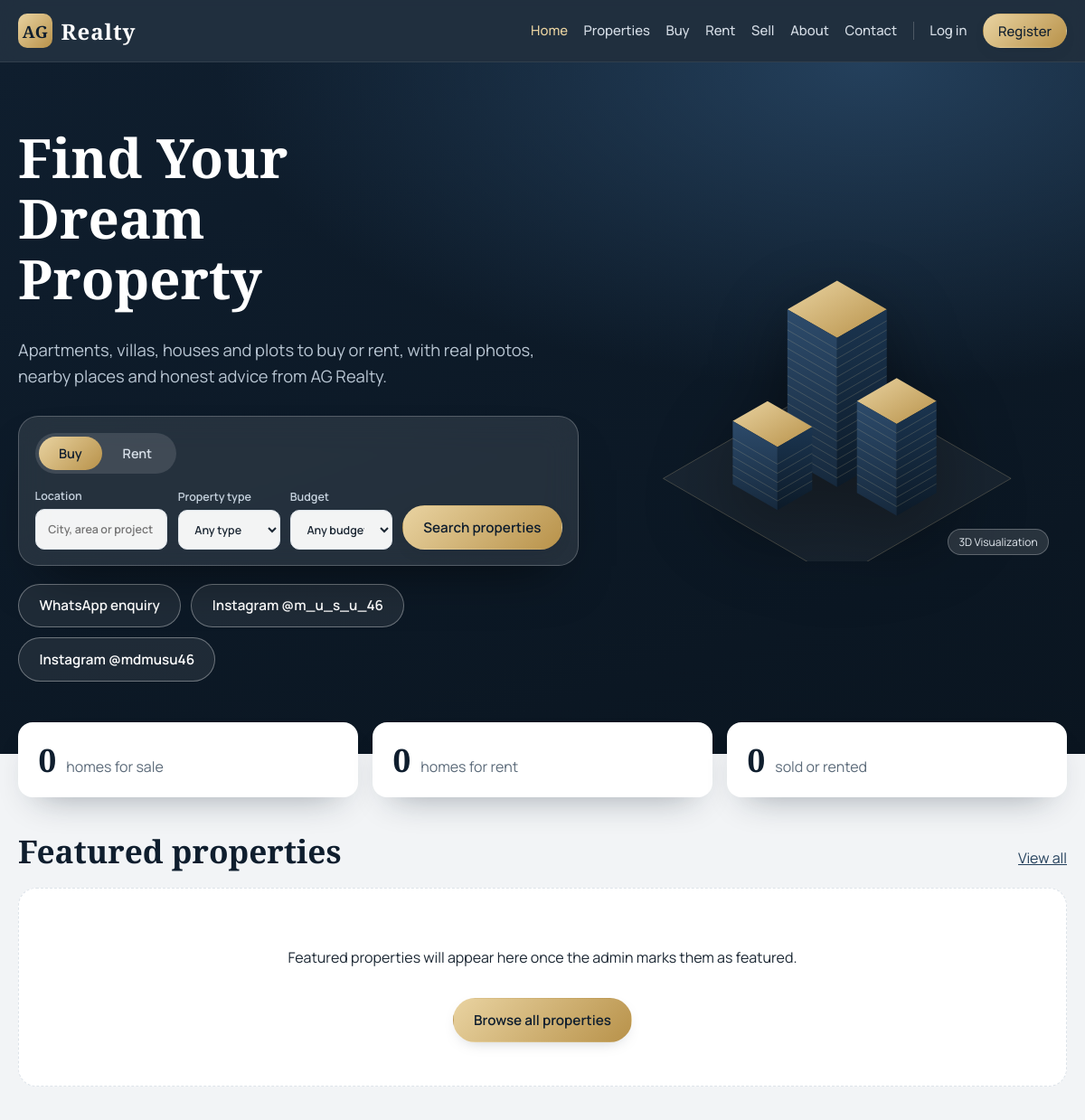
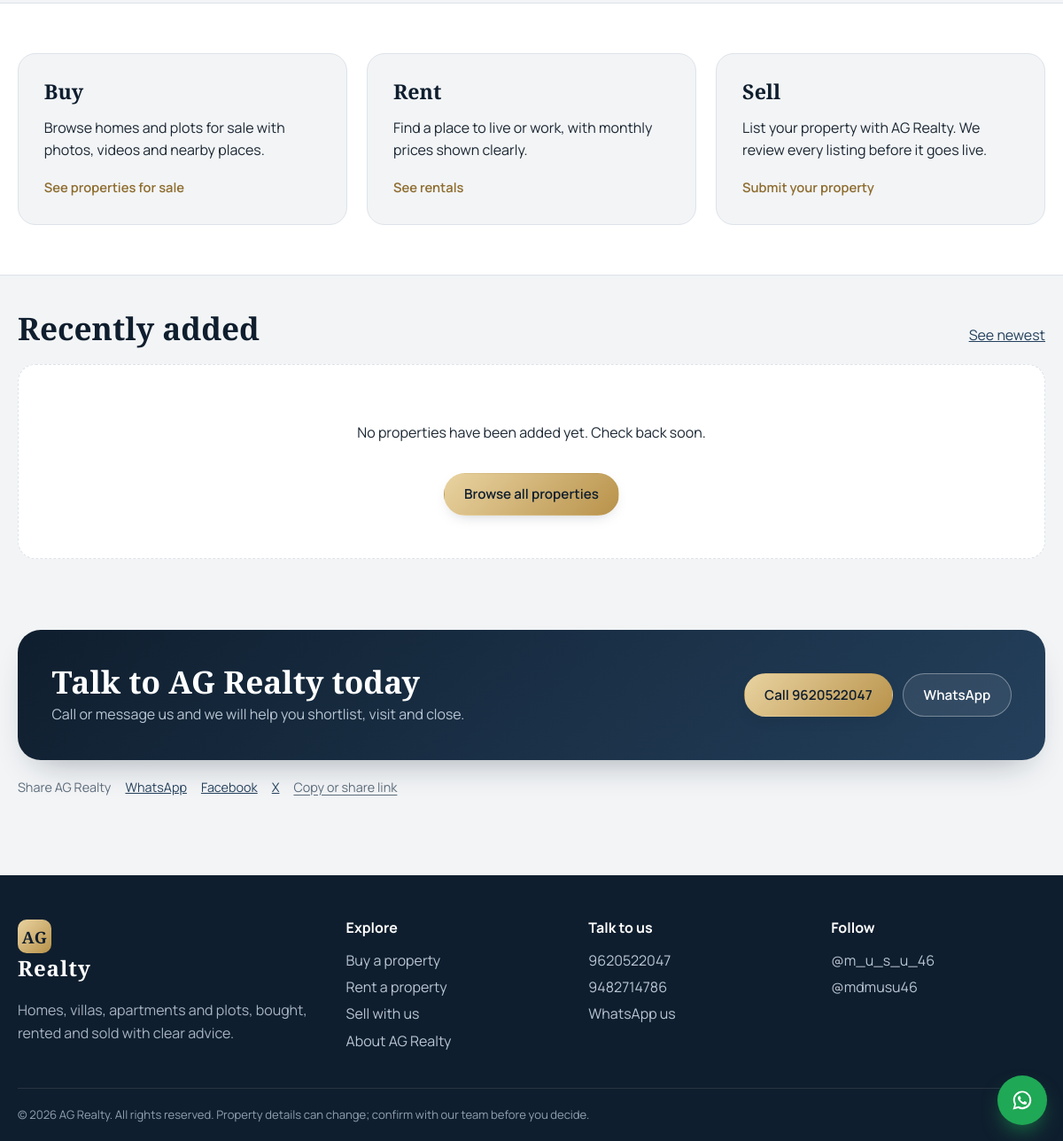
The page / on the database its author committed (2 pictures, top to bottom).
### tables this page shows
CREATE TABLE social_links (
  id INTEGER PRIMARY KEY AUTOINCREMENT,
  platform TEXT NOT NULL,
  label TEXT NOT NULL,
  url TEXT NOT NULL DEFAULT '',
  active INTEGER NOT NULL DEFAULT 1,
  sort_order INTEGER NOT NULL DEFAULT 0
);

CREATE TABLE settings (
  key TEXT PRIMARY KEY,
  value TEXT NOT NULL DEFAULT ''
);

### app.py (the view)
@app.route("/")
def index():
    d = db()
    stats = dict(
        buy=d.execute("SELECT COUNT(*) FROM properties WHERE approved=1 AND listing_type='buy' AND status='available'").fetchone()[0],
        rent=d.execute("SELECT COUNT(*) FROM properties WHERE approved=1 AND listing_type='rent' AND status='available'").fetchone()[0],
        sold=d.execute("SELECT COUNT(*) FROM properties WHERE approved=1 AND status IN ('sold','rented')").fetchone()[0],
    )
    return render_template("index.html",
                           featured=query_props("p.approved=1 AND p.featured=1 AND p.status='available'", limit=6),
                           recent=query_props("p.approved=1", limit=6), stats=stats)

### app.py (called while the page is built)
def db():
    if "db" not in g:
        g.db = get_db()
    return g.db

def csrf_token():
    if "csrf" not in session:
        session["csrf"] = secrets.token_hex(16)
    return session["csrf"]

@app.before_request
def csrf_protect():
    if request.method == "POST":
        sent = request.form.get("csrf_token") or request.headers.get("X-CSRF-Token") or ""
        expected = session.get("csrf")
        if not expected or not sent or not secrets.compare_digest(sent, expected):
            abort(400, "Your security token expired. Go back, refresh the page and try again.")

@app.after_request
def headers(resp):
    resp.headers.setdefault("X-Content-Type-Options", "nosniff")
    resp.headers.setdefault("X-Frame-Options", "SAMEORIGIN")
    resp.headers.setdefault("Referrer-Policy", "strict-origin-when-cross-origin")
    return resp

def current_user():
    if "cu" not in g:
        g.cu = None
        if session.get("user_id"):
            g.cu = db().execute("SELECT * FROM users WHERE id=? AND is_active=1", (session["user_id"],)).fetchone()
            if not g.cu:
                session.pop("user_id", None)
    return g.cu

def current_admin():
    if "ca" not in g:
        g.ca = None
        if session.get("admin_id"):
            g.ca = db().execute("SELECT * FROM admins WHERE id=?", (session["admin_id"],)).fetchone()
    return g.ca

def digits(s):
    d = re.sub(r"\D", "", s or "")
    return "91" + d if len(d) == 10 else d

@app.context_processor
def inject():
    d = db()
    site = {r["key"]: r["value"] for r in d.execute("SELECT key, value FROM settings")}
    socials = d.execute("SELECT * FROM social_links WHERE active=1 AND url!='' ORDER BY sort_order, id").fetchall()
    def wa_link(text=""):
        return f"https://wa.me/{digits(site.get('whatsapp'))}?text={quote(text)}"
    return dict(now_year=time.strftime('%Y'), site=site, socials=socials, current_user=current_user(), current_admin=current_admin(),
                csrf_token=csrf_token, media_url=media_url, wa_link=wa_link, IMAGE_KINDS=IMAGE_KINDS,
                VIDEO_KINDS=VIDEO_KINDS, FACILITY_CATS=FACILITY_CATS, PROPERTY_TYPES=PROPERTY_TYPES,
                VISUAL_CHOICES=VISUAL_CHOICES)

### database.py (called while the page is built)
def get_db():
    conn = sqlite3.connect(DB_PATH)
    conn.row_factory = sqlite3.Row
    conn.execute("PRAGMA foreign_keys = ON")
    return conn

### templates/index.html (shortened to what this page needs)
{% extends "base.html" %}
{% from "_macros.html" import property_grid with context %}
{% block content %}
<section class="hero">
  <div class="wrap hero-grid">
    <div class="hero-copy">
      <h1>Find Your Dream Property</h1>
      <p class="lead">Apartments, villas, houses and plots to buy or rent, with real photos, nearby places and honest advice from AG Realty.</p>
      <form class="search glass" action="{{ url_for('properties') }}" method="get" data-budget-form>
        <div class="seg" role="radiogroup" aria-label="Buy or rent">
          <label><input type="radio" name="listing_type" value="buy" checked><span>Buy</span></label>
          <label><input type="radio" name="listing_type" value="rent"><span>Rent</span></label>
        </div>
        <div class="search-fields">
          <label>Location<input name="q" placeholder="City, area or project" autocomplete="off"></label>
          <label>Property type
            <select name="property_type"><option value="">Any type</option>{% for t in PROPERTY_TYPES %}<option>{{ t }}</option>{% endfor %}</select>
          </label>
          <label>Budget
            <select name="budget" data-budget>
              <option value="">Any budget</option><option value="0-2500000">Under ₹25 L</option><option value="2500000-5000000">₹25 L – ₹50 L</option>
            </select>
          </label>
          <button class="btn btn-gold" type="submit">Search properties</button>
        </div>
      </form>
      <div class="hero-links">
        <a href="{{ wa_link('Hello AG Realty, I am looking for a property.') }}" target="_blank" rel="noopener" class="btn btn-ghost">WhatsApp enquiry</a>
        {% for s in socials if s.platform == 'instagram' %}<a href="{{ s.url }}" target="_blank" rel="noopener" class="btn btn-ghost">Instagram {{ s.label }}</a>{% endfor %}
      </div>
    </div>
    <div class="hero-art" aria-hidden="true">
      <svg id="iso" viewBox="0 0 800 560" role="img">
        <defs>
          <linearGradient id="gTop" x1="0" y1="0" x2="1" y2="1"><stop offset="0" stop-color="#E9D3A1"/><stop offset="1" stop-color="#B8924A"/></linearGradient>
          <linearGradient id="gL" x1="0" y1="0" x2="0" y2="1"><stop offset="0" stop-color="#2D4B6B"/><stop offset="1" stop-color="#16293D"/></linearGradient>
          <linearGradient id="gR" x1="0" y1="0" x2="0" y2="1"><stop offset="0" stop-color="#1B3550"/><stop offset="1" stop-color="#0C1A28"/></linearGradient>
        </defs>
        <polygon class="ground" points="{{ iso(-90,-90,0) }} {{ iso(260,-90,0) }} {{ iso(260,260,0) }} {{ iso(-90,260,0) }}"/>
        <g>{{ box(0,0,100,100,260) }}</g>
        <g>{{ box(-10,130,90,70,110) }}</g>
        <g>{{ box(130,10,80,80,160) }}</g>
      </svg>
      <span class="viz-note">3D Visualization</span>
    </div>
  </div>
</section>
<section class="wrap strip">
  <div><strong>{{ stats.buy }}</strong><span>homes for sale</span></div>
  <div><strong>{{ stats.rent }}</strong><span>homes for rent</span></div>
  <div><strong>{{ stats.sold }}</strong><span>sold or rented</span></div>
</section>
<section class="wrap section">
  <div class="section-head"><h2>Featured properties</h2><a href="{{ url_for('properties') }}">View all</a></div>
  {{ property_grid(featured, "Featured properties will appear here once the admin marks them as featured.") }}
</section>
<section class="band">
  <div class="wrap three">
    <a class="path" href="{{ url_for('buy') }}"><h3>Buy</h3><p>Browse homes and plots for sale with photos, videos and nearby places.</p><span class="more">See properties for sale</span></a>
    <a class="path" href="{{ url_for('rent') }}"><h3>Rent</h3><p>Find a place to live or work, with monthly prices shown clearly.</p><span class="more">See rentals</span></a>
    <a class="path" href="{{ url_for('sell') }}"><h3>Sell</h3><p>List your property with AG Realty. We review every listing before it goes live.</p><span class="more">Submit your property</span></a>
  </div>
</section>
<section class="wrap section">
  <div class="section-head"><h2>Recently added</h2><a href="{{ url_for('properties') }}?sort=newest">See newest</a></div>
  {{ property_grid(recent, "No properties have been added yet. Check back soon.") }}
</section>
<section class="wrap section">
  <div class="cta glass-dark">
    <div><h2>Talk to AG Realty today</h2><p>Call or message us and we will help you shortlist, visit and close.</p></div>
    <div class="cta-actions">
      {% if site.phone1 %}<a class="btn btn-gold" href="tel:+91{{ site.phone1 }}">Call {{ site.phone1 }}</a>{% endif %}
      <a class="btn btn-ghost" href="{{ wa_link('Hello AG Realty, I would like to talk about a property.') }}" target="_blank" rel="noopener">WhatsApp</a>
    </div>
  </div>
  <div class="share-row"><span>Share AG Realty</span>
    <a target="_blank" rel="noopener" href="https://wa.me/?text={{ request.url_root|urlencode }}">WhatsApp</a>
    <a target="_blank" rel="noopener" href="https://www.facebook.com/sharer/sharer.php?u={{ request.url_root|urlencode }}">Facebook</a>
    <a target="_blank" rel="noopener" href="https://twitter.com/intent/tweet?url={{ request.url_root|urlencode }}&text=AG%20Realty">X</a>
    <button type="button" class="linklike" data-share data-url="{{ request.url_root }}" data-title="AG Realty">Copy or share link</button>
  </div>
</section>
{% endblock %}

### templates/base.html (shortened to what this page needs)
<!doctype html>
<html lang="en">
<head>
<link rel="stylesheet" href="{{ url_for('static', filename='css/style.css') }}">
</head>
<body data-csrf="{{ csrf_token() }}" data-logged-in="{{ 1 if current_user else 0 }}" data-login-url="{{ url_for('login') }}">
<header class="site-header">
  <div class="wrap bar">
    <a class="brand" href="{{ url_for('index') }}" aria-label="AG Realty home"><span class="mark">AG</span><span class="brand-name">Realty</span></a>
    <nav id="nav" class="nav">
      <a href="{{ url_for('index') }}" {% if request.endpoint=='index' %}class="on"{% endif %}>Home</a>
      <a href="{{ url_for('properties') }}" {% if request.endpoint in ('properties','property_detail') %}class="on"{% endif %}>Properties</a>
      <a href="{{ url_for('buy') }}" {% if request.endpoint=='buy' %}class="on"{% endif %}>Buy</a>
      <a href="{{ url_for('rent') }}" {% if request.endpoint=='rent' %}class="on"{% endif %}>Rent</a>
      <a href="{{ url_for('sell') }}" {% if request.endpoint=='sell' %}class="on"{% endif %}>Sell</a>
      <a href="{{ url_for('about') }}" {% if request.endpoint=='about' %}class="on"{% endif %}>About</a>
      <a href="{{ url_for('contact') }}" {% if request.endpoint=='contact' %}class="on"{% endif %}>Contact</a>
      {% if current_user %}
        <a href="{{ url_for('favorites') }}">Favorites</a>
        <a href="{{ url_for('dashboard') }}">My account</a>
        <form method="post" action="{{ url_for('logout') }}" class="inline"><input type="hidden" name="csrf_token" value="{{ csrf_token() }}"><button class="linklike">Log out</button></form>
      {% else %}
        <a href="{{ url_for('login') }}">Log in</a>
        <a href="{{ url_for('register') }}" class="btn btn-sm btn-gold">Register</a>
      {% endif %}
    </nav>
  </div>
</header>
<main>{% block content %}{% endblock %}</main>
<footer class="site-footer">
  <div class="wrap foot-grid">
    <div>
      <a class="brand light" href="{{ url_for('index') }}"><span class="mark">AG</span><span class="brand-name">Realty</span></a>
      <p class="muted-l">Homes, villas, apartments and plots, bought, rented and sold with clear advice.</p>
    </div>
    <div>
      <h4>Explore</h4>
      <a href="{{ url_for('buy') }}">Buy a property</a><a href="{{ url_for('rent') }}">Rent a property</a>
      <a href="{{ url_for('sell') }}">Sell with us</a><a href="{{ url_for('about') }}">About AG Realty</a>
    </div>
    <div>
      <h4>Talk to us</h4>
      {% if site.phone1 %}<a href="tel:+91{{ site.phone1 }}">{{ site.phone1 }}</a>{% endif %}
      {% if site.phone2 %}<a href="tel:+91{{ site.phone2 }}">{{ site.phone2 }}</a>{% endif %}
      <a href="{{ wa_link('Hello AG Realty, I would like to know more about your properties.') }}" target="_blank" rel="noopener">WhatsApp us</a>
    </div>
    <div>
      <h4>Follow</h4>
      {% for s in socials %}<a href="{{ s.url }}" target="_blank" rel="noopener">{{ s.label }}</a>{% else %}<span class="muted-l">Social links coming soon.</span>{% endfor %}
    </div>
  </div>
  <div class="wrap legal">© {{ now_year }} AG Realty. All rights reserved. Property details can change; confirm with our team before you decide.</div>
</footer>
<a class="wa-float" href="{{ wa_link('Hello AG Realty, I have an enquiry about a property.') }}" target="_blank" rel="noopener" aria-label="Chat on WhatsApp">
</a>
</body>
</html>

### rows shown on the page
social_links: label "@m_u_s_u_46"
social_links: label "@mdmusu46"
settings: phone1 "9620522047"
settings: phone2 "9482714786"

### other values the page prints
{{ stats.buy }} "0"
{{ stats.rent }} "0"
{{ stats.sold }} "0"
{{ empty }} "Featured properties will appear here once the admin marks them as featured. No properties have been added yet. Check back soon."
{{ now_year }} "2026"
